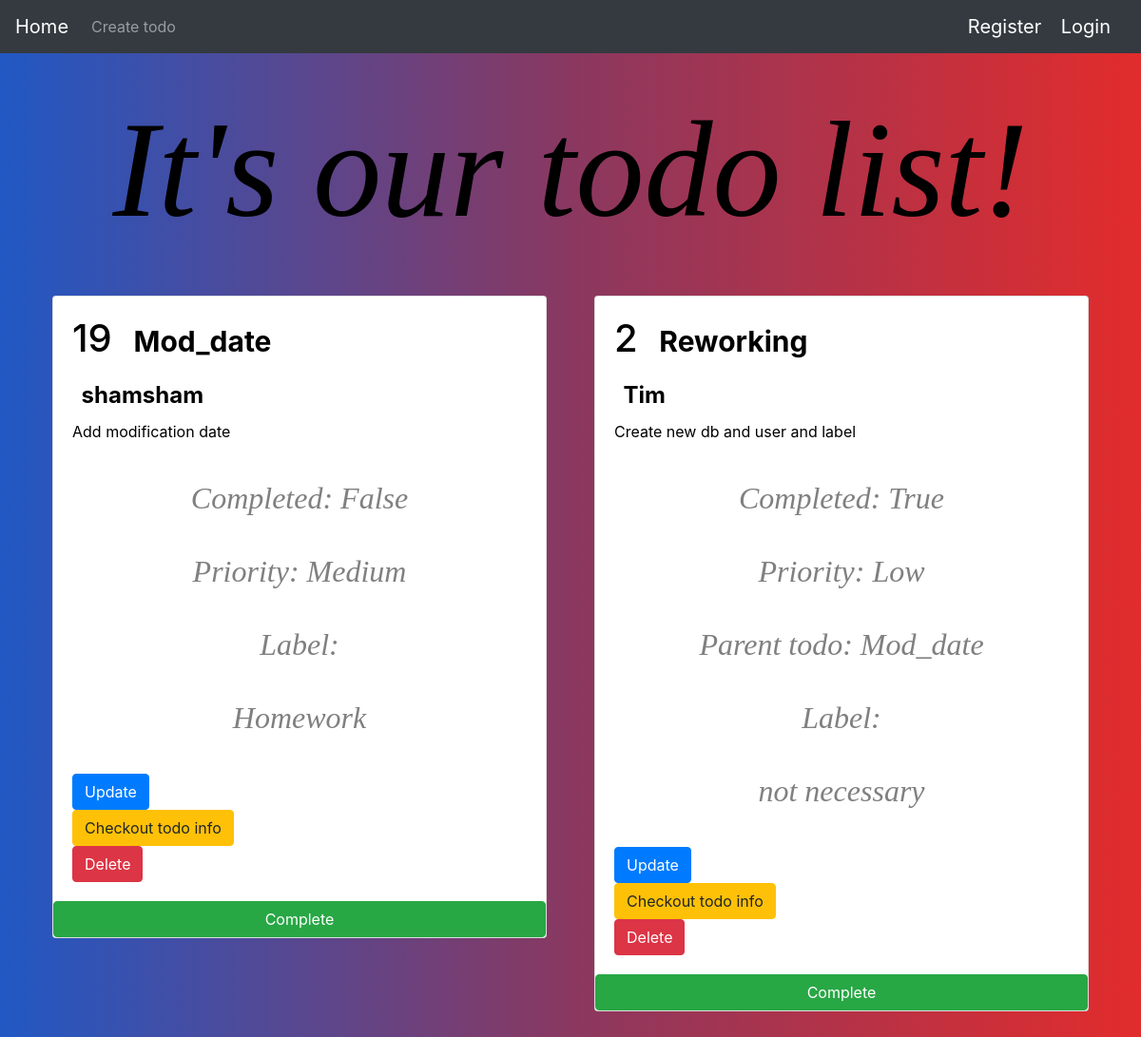
Page /todos/19 on the committed database.
### todos/models.py (models this page shows, shortened)
class Todo(models.Model):
    name = models.CharField(max_length=128)
    description = models.CharField(max_length=255)
    user = models.ForeignKey(User, on_delete=models.CASCADE, related_name="todos")
    parent_todo = models.ForeignKey('Todo', null=True, blank=True, on_delete=models.CASCADE, related_name='todos')
    completed = models.BooleanField(default=False)
    mod_date = models.DateField(default=date.today)
    priority = models.ForeignKey(Priority, on_delete=models.CASCADE, null=False)
    label = models.ManyToManyField('Label', blank=True, null=True)
    def __str__(self):
        return self.name

class Priority(models.Model):
    priority_choise = (
        ("Low", "Low"),
        ("Medium", "Medium"),
        ("High", "High"),
    )
    value = models.CharField(max_length=20, choices=priority_choise)

class Label(models.Model):
    name = models.CharField(max_length=100)
    def __str__(self):
        return self.name

### todos/views/todos.py (the view)
@cache_page(CACHE_TIME)
def get_todo(request, todo_id):
    try:
        todo_object = Todo.objects.get(id=todo_id)
        dougth_todo = Todo.objects.filter(parent_todo=todo_object)
    except Exception:
        return JsonResponse({'status': 404, 'errors': 'Todo not found.'})
    return render(request, 'todos.html', {'todos': [todo_object]+list(dougth_todo)})

### todos/templates/todos.html
{% extends "base.html" %}
{% block content %}
    {% for todo in todos %}
        {% include "includes/todo.html" %}
    {% endfor %}
{% endblock %}

### todos/templates/includes/todo.html
<div class="col">
    <div class="card post-card todo-style">
        <div class="card-body">
            <h1 class="card-title">{{todo.id}}
                <span class="badge text-bg-info">{{todo.name}}</span>
            </h1>
            <h2>
                <span class="badge text-bg-secondary">{{todo.user}}</span>
            </h2>
            <p class="card-text">{{todo.description}}</p>
            <p class="card-text true-false" data-todo-id="{{todo.id}}">Completed: {{todo.completed}}</p>
            <p class="card-text true-false">Priority: {{todo.priority.value}}</p>
            {% if todo.parent_todo %}
                <p class="card-text true-false">Parent todo: {{todo.parent_todo}}</p>
            {% endif %}
            {% if todo.label.all %}
                <p class="card-text true-false">Label: </p>
                {% for lab in todo.label.all %}
                    <p class="card-text true-false">{{lab}}</p>
                {% endfor %}
            {% endif %}
            <form action="update/{{todo.id}}">
                <button class="btn btn-primary">Update</button>
            </form>
            <form action="{{todo.id}}">
                <button class="btn btn-warning">Checkout todo info</button>
            </form>
             <form action="delete/{{todo.id}}" method="POST">
                <button class="btn btn-danger">Delete</button>
            </form>
        </div>
        <a href="{% url 'complete_todo' todo_id=todo.id %}" class="btn btn-success">Complete</a>
    </div>
</div>

### todos/static/css/styles.css (style rules this page uses)
.true-false { color: grey; text-align:center; font: italic 2em "Fira Sans", serif; margin: 40px }
.todo-style { color: black; margin: 10px }
.body-style { background: -webkit-linear-gradient(90deg, #2158c4,#8a3860,#e22c2c); background: linear-gradient(90deg, #2158c4,#8a3860,#e22c2c); }

### rows in the picture
Todo: id "19", name "Mod_date", user "shamsham", description "Add modification date", completed "False", priority.value "Medium"
Label: name "Homework"
Todo: id "2", name "Reworking", user "Tim", description "Create new db and user and label", completed "True", priority.value "Low", parent_todo "Mod_date"
Label: name "not necessary"
